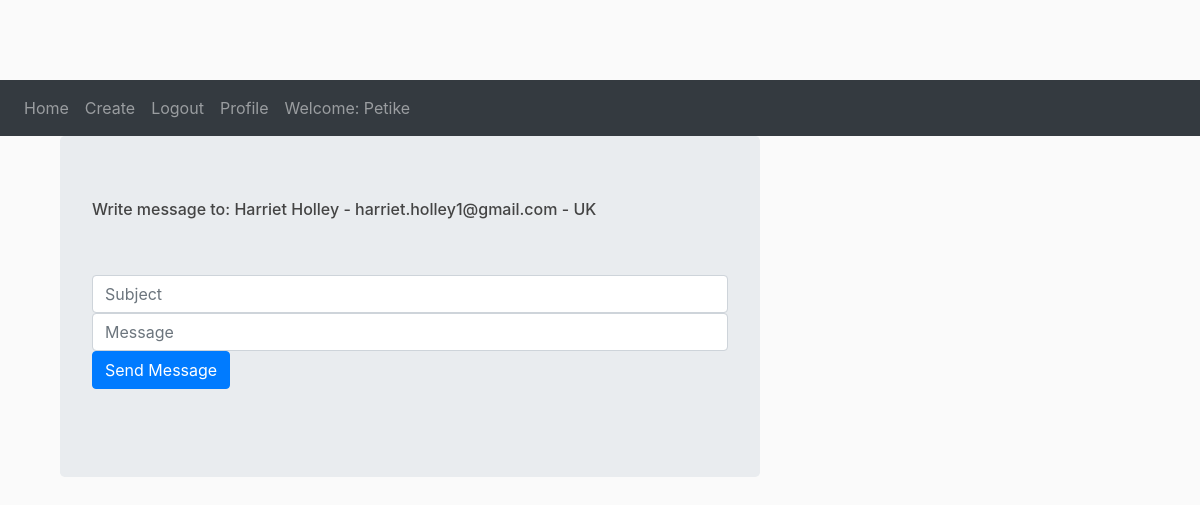
Screenshot of /meditater/email_formating/4 (signed in) with the database file from the repository.
### meditater/models.py (models this page shows, shortened)
class Meditater(models.Model):
    year = models.CharField(max_length=264)
    course_type = models.CharField(max_length=120)
    name = models.CharField(max_length=20)
    state = models.CharField(max_length=10, null=True)
    email = models.EmailField(max_length=60)
    gender = models.CharField(max_length=60)
    born = models.CharField(max_length=60)
    profession = models.CharField(max_length=60)
    remarks = models.TextField(max_length=1000, blank=True)

### meditater/views.py (the view, shortened to what this page needs)
# urls.py: path('email_formating/<int:pk>', views.email_view, name='email_formating'),
def email_view(request, pk):
    meditater = get_object_or_404(Meditater, id=pk)
    return render(request, "meditater/email_formating.html", {'name':meditater.name,
                                                              'email':meditater.email,
                                                              'country':meditater.state})

### meditater/templates/meditater/email_formating.html (shortened to what this page needs)
{% extends 'meditater/base.html' %}
{% block content %}
<div class="container">
<div class="jumbotron">
<h6>Write message to: {{name}} - {{email}} - {{country}} </h6>
    <br><br>
     <form class="form-signin" method="POST">
                <input type="text" name="tema" id="inputEmail" class="form-control" placeholder="Subject" value="" required autofocus>
                <input type="text" name="uzenet" id="inputEmail" class="form-control" placeholder="Message" value="" required autofocus>
                <button class="btn btn-primary" type="submit">Send Message</button>
                <br><br>
</form>
    </div>
    </div>
{% endblock %}

### meditater/templates/meditater/base.html (shortened to what this page needs)
{% load static %}
<!DOCTYPE html>
<html>
<head>
   <link rel="stylesheet" href="https://maxcdn.bootstrapcdn.com/bootstrap/4.0.0/css/bootstrap.min.css">
<link rel="stylesheet" type="text/css" href="{% static 'meditater/main.css' %}">
   <nav class="navbar navbar-expand-sm bg-dark navbar-dark">
  <ul class="navbar-nav">
      {% if user.is_authenticated %}
    <li class="nav-item">
      <a class="nav-link" href="{% url 'meditater:home' %}">Home</a>
    </li>
    <li class="nav-item">
      <a class="nav-link" href="{% url 'meditater:meditater_create' %}">Create</a>
    </li>
    <li class="nav-item">
      <a class="nav-link" href="{% url 'logout' %}">Logout</a>
    </li>
       <li class="nav-item">
      <a class="nav-link" href="{% url 'profile' %}">Profile</a>
    </li>
       <li class="nav-item">
      <a class="nav-link justify-content-end" href="#">Welcome: {{user.username}}</a>
    </li>
      {% endif %}
  </ul>
</nav>
</head>
<body>
 <main role="main" class="container">
      <div class="row">
        <div class="col-md-8">
            {% block content %}{% endblock %}
        </div>
        </div>
    </main>
</body>
</html>

### meditater/static/meditater/main.css (style rules this page uses)
body { background: #fafafa; color: #333333; margin-top: 5rem; }
h1, h2, h3, h4, h5, h6 { color: #444444; }
ul { margin: 0; }

### rows the page displays
Meditater: name "Harriet Holley", email "harriet.holley1@gmail.com", state "UK"

### other values shown
{{ user.username }} "Petike"
